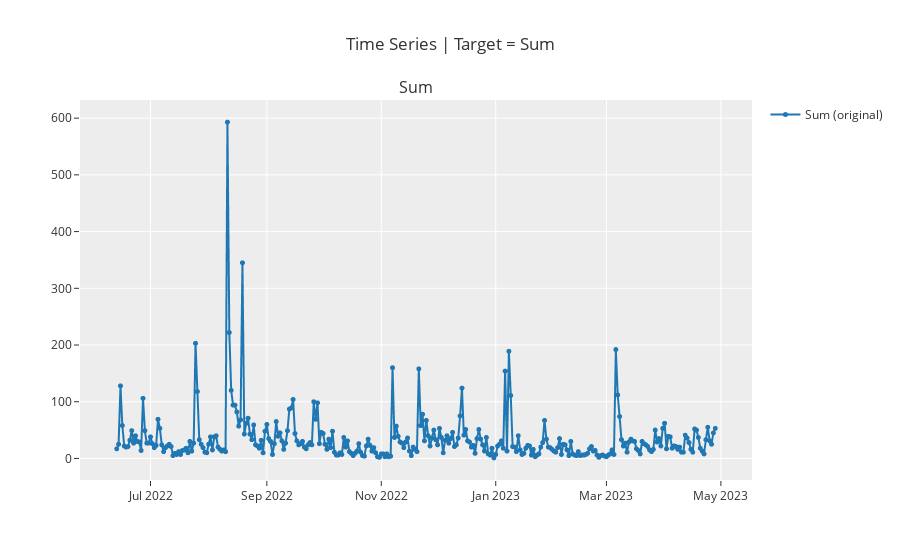

The notebook cell saved with this chart:
### Markdown cell above
#### 3.1.2 Vẽ biểu đồ dữ liệu gốc

### Code cell
plot_model(plot='ts')

### Figure 1 — Plotly figure (JSON) as saved in the notebook; plotly's stock layout.template omitted (floating-point values rounded to 4 significant figures; data arrays with more than 128 entries replaced by an {"elided": "..."} marker saying what was removed)
{"data": [{"line": {"color": "rgb(31, 119, 180)", "width": 2}, "marker": {"color": "rgb(31, 119, 180)", "size": 5}, "mode": "lines+markers", "name": "Sum (original)", "type": "scattergl", "x": {"elided": "320 str values"}, "xaxis": "x", "y": {"elided": "320 int values"}, "yaxis": "y"}], "layout": {"annotations": [{"font": {"size": 16}, "showarrow": false, "text": "Sum", "x": 0.5, "xanchor": "center", "xref": "paper", "y": 1, "yanchor": "bottom", "yref": "paper"}], "showlegend": true, "title": {"text": "Time Series | Target = Sum"}, "xaxis": {"anchor": "y", "domain": [0, 1]}, "yaxis": {"anchor": "x", "domain": [0, 1]}}}
